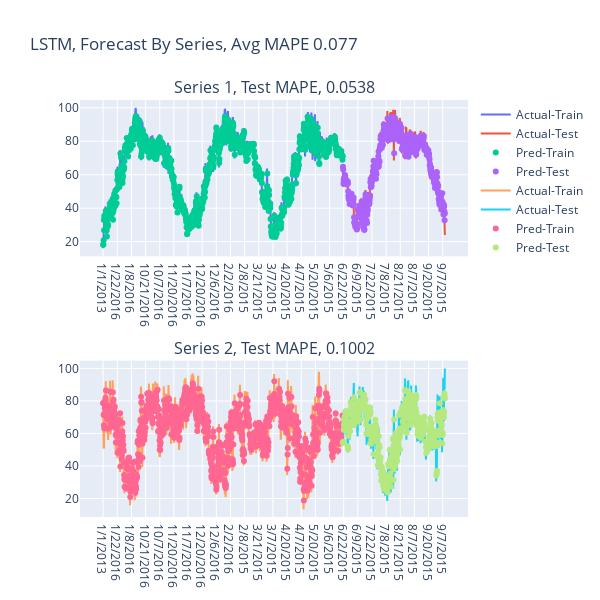

The notebook cell saved with this chart:
### Markdown cell above
### Examining and Graphing Data

### Code cell
# graphing data
dates = formatted_df['Date'].sort_values(ascending=True).drop_duplicates().to_list()
model_type = 'LSTM'
plot_comparison(trainPredict_lstm, testPredict_lstm, trainY, testY, dates, model_type)

### Figure 1 — Plotly figure (JSON) as saved in the notebook; plotly's stock layout.template omitted (floating-point values rounded to 4 significant figures; data arrays with more than 128 entries replaced by an {"elided": "..."} marker saying what was removed)
{"data": [{"mode": "lines", "name": "Actual-Train", "type": "scatter", "x": {"elided": "1017 str values"}, "xaxis": "x", "y": {"elided": "1017 float values"}, "yaxis": "y"}, {"mode": "lines", "name": "Actual-Test", "type": "scatter", "x": {"elided": "433 str values"}, "xaxis": "x", "y": {"elided": "433 float values"}, "yaxis": "y"}, {"mode": "markers", "name": "Pred-Train", "type": "scatter", "x": {"elided": "1017 str values"}, "xaxis": "x", "y": {"elided": "1017 float values"}, "yaxis": "y"}, {"mode": "markers", "name": "Pred-Test", "type": "scatter", "x": {"elided": "433 str values"}, "xaxis": "x", "y": {"elided": "433 float values"}, "yaxis": "y"}, {"mode": "lines", "name": "Actual-Train", "type": "scatter", "x": {"elided": "1017 str values"}, "xaxis": "x2", "y": {"elided": "1017 float values"}, "yaxis": "y2"}, {"mode": "lines", "name": "Actual-Test", "type": "scatter", "x": {"elided": "433 str values"}, "xaxis": "x2", "y": {"elided": "433 float values"}, "yaxis": "y2"}, {"mode": "markers", "name": "Pred-Train", "type": "scatter", "x": {"elided": "1017 str values"}, "xaxis": "x2", "y": {"elided": "1017 float values"}, "yaxis": "y2"}, {"mode": "markers", "name": "Pred-Test", "type": "scatter", "x": {"elided": "433 str values"}, "xaxis": "x2", "y": {"elided": "433 float values"}, "yaxis": "y2"}], "layout": {"annotations": [{"font": {"size": 16}, "showarrow": false, "text": "Series 1, Test MAPE, 0.0538", "x": 0.5, "xanchor": "center", "xref": "paper", "y": 1, "yanchor": "bottom", "yref": "paper"}, {"font": {"size": 16}, "showarrow": false, "text": "Series 2, Test MAPE, 0.1002", "x": 0.5, "xanchor": "center", "xref": "paper", "y": 0.375, "yanchor": "bottom", "yref": "paper"}], "height": 600, "title": {"text": "LSTM, Forecast By Series, Avg MAPE 0.077"}, "width": 600, "xaxis": {"anchor": "y", "domain": [0, 1]}, "xaxis2": {"anchor": "y2", "domain": [0, 1]}, "yaxis": {"anchor": "x", "domain": [0.625, 1]}, "yaxis2": {"anchor": "x2", "domain": [0, 0.375]}}}
